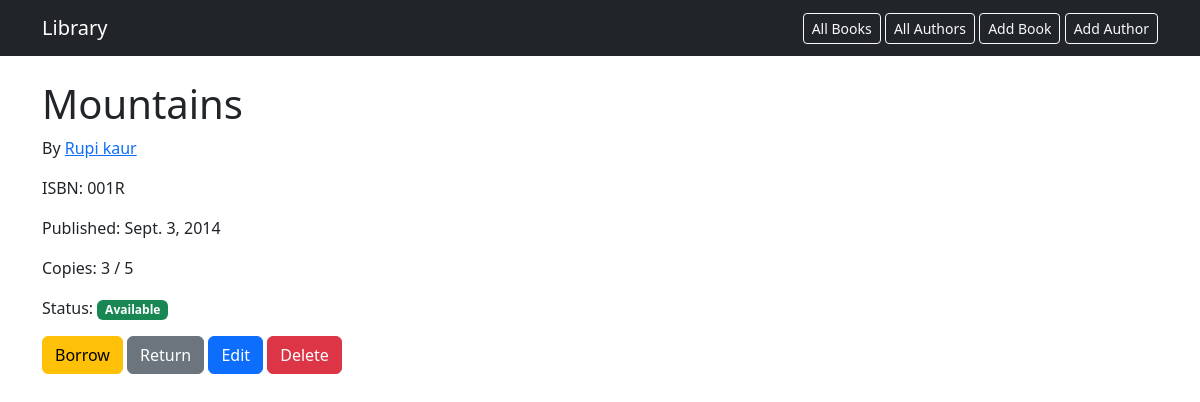
Page /books/1/ on the committed database.
### library/models.py (models this page shows, shortened)
class Book(models.Model):
    title = models.CharField(max_length = 100)
    author = models.ForeignKey(Author, on_delete = models.CASCADE)
    isbn= models.CharField(max_length = 20, unique = True)
    published_date = models.DateField(blank = True, null = True)
    copies_total = models.PositiveIntegerField()
    copies_available = models.PositiveIntegerField()
    @property
    def is_available(self):
        return self.copies_available > 0

class Author(models.Model):
    name = models.CharField(max_length = 100)
    bio = models.TextField(blank = True)
    date_of_birth = models.DateField(blank=True, null=True)

### library/views.py (the view)
# urls.py: path('books/<int:pk>/', views.book_detail, name='book_detail'),
def book_detail(request, pk):
    book = get_object_or_404(Book, pk=pk)
    return render(request, "book_detail.html", {"book": book})

### library/templates/book_detail.html (shortened to what this page needs)
{% extends 'base.html' %}
{% block content %}
    <h1>{{ book.title }}</h1>
    <p>By <a href="{% url 'author_detail' book.author.pk %}">{{ book.author.name }}</a></p>
    <p>ISBN: {{ book.isbn }}</p>
    <p>Published: {{ book.published_date|default:"Unknown" }}</p>
    <p>Copies: {{ book.copies_available }} / {{ book.copies_total }}</p>
    <p>
        Status:
        {% if book.is_available %}
            <span class="badge bg-success">Available</span>
        {% else %}
            <span class="badge bg-danger">Not Available</span>
        {% endif %}
    </p>
    <form method="post" action="{% url 'book_borrow' book.pk %}" style="display:inline">
        <button class="btn btn-warning" {% if not book.is_available %}disabled{% endif %}>Borrow</button>
    </form>
    <form method="post" action="{% url 'book_return' book.pk %}" style="display:inline">
        <button class="btn btn-secondary">Return</button>
    </form>
    <a class="btn btn-primary" href="{% url 'book_update' book.pk %}">Edit</a>
    <a class="btn btn-danger" href="{% url 'book_delete' book.pk %}">Delete</a>
{% endblock %}

### rows in the picture
Book: title "Mountains", author.name "Rupi kaur", isbn "001R", published_date "Sept. 3, 2014", copies_available "3", copies_total "5"
